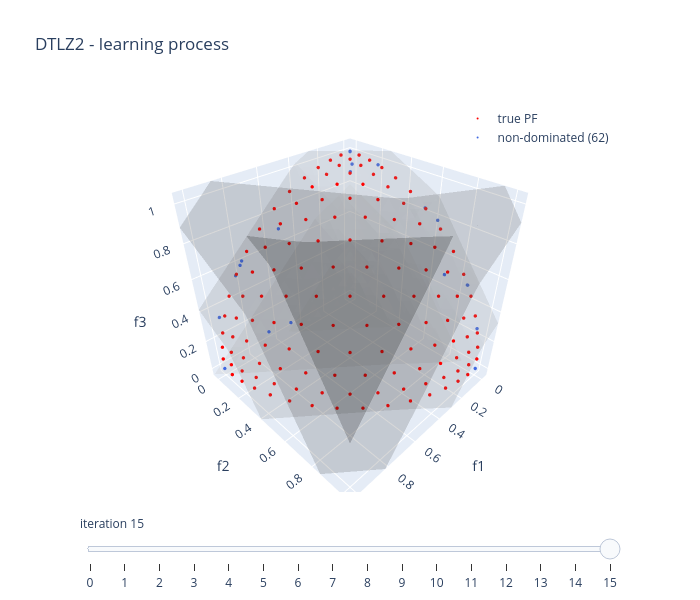

This figure's notebook cell:
### Code cell
choquet_model.visualise("learning", plot_scalarisation = True, show = False)

### Figure 1 — Plotly figure (JSON) as saved in the notebook; plotly's stock layout.template omitted (floating-point values rounded to 4 significant figures; data arrays with more than 128 entries replaced by an {"elided": "..."} marker saying what was removed)
{"data": [{"marker": {"color": "red", "size": 2}, "mode": "markers", "name": "true PF", "type": "scatter3d", "x": {"elided": "136 float values"}, "y": {"elided": "136 float values"}, "z": {"elided": "136 float values"}}, {"marker": {"color": "royalblue", "size": 2}, "mode": "markers", "name": "non-dominated (62)", "type": "scatter3d", "x": [4.991e-17, 4.991e-17, 0.006177, 0.006177, 0.006177, 0.1252, 0.1252, 0.1252, 0.00184, 0.00184, 0.00184, 5.296e-17, 5.296e-17, 5.9e-17, 5.9e-17, 1.0, 3.441e-17, 3.441e-17, 3.441e-17, 3.441e-17, 0.8077, 0.8077, 0.8077, 0.8756, 0.8756, 0.8756, 6.123e-17, 3.892e-17, 3.892e-17, 3.37e-17, 3.37e-17, 2.701e-17, 2.701e-17, 0.6182, 0.6182, 0.6182, 0.7899, 0.7899, 0.8027, 0.8027, 0.8372, 0.8372, 0.9713, 0.9713, 3.147e-17, 3.147e-17, 6.123e-17, 0.1667, 0.1667, 0.1667, 0.108, 0.108, 0.108, 3.385e-17, 3.385e-17, 3.462e-17, 3.462e-17, 3.467e-17, 3.467e-17, 3.749e-33, 9.618e-25, 9.618e-25], "y": [3.547e-17, 3.547e-17, 0.2199, 0.2199, 0.2199, 0.7956, 0.7956, 0.7956, 0.8642, 0.8642, 0.8642, 0.865, 0.865, 0.9636, 0.9636, 0.0, 5.065e-17, 5.065e-17, 5.065e-17, 5.065e-17, 0.4026, 0.4026, 0.4026, 0.306, 0.306, 0.306, 0.0, 0.6355, 0.6355, 0.5504, 0.5504, 5.496e-17, 5.496e-17, 0.1082, 0.1082, 0.1082, 0.0, 0.0, 0.0, 0.0, 0.0, 0.0, 0.0, 0.0, 5.252e-17, 5.252e-17, 1.0, 0.1687, 0.1687, 0.1687, 0.1235, 0.1235, 0.1235, 5.118e-17, 5.118e-17, 5.051e-17, 5.051e-17, 5.047e-17, 5.047e-17, 6.123e-17, 1.571e-08, 6.123e-17], "z": [1.0, 1.0, 0.9814, 0.9814, 0.9814, 0.5933, 0.5933, 0.5933, 0.5039, 0.5039, 0.5039, 0.5026, 0.5026, 0.2683, 0.2683, 0.0, 1.0, 1.0, 1.0, 1.0, 0.4483, 0.4483, 0.4483, 0.3742, 0.3742, 0.3742, 1.0, 0.7941, 0.7941, 0.835, 0.835, 1.0, 1.0, 0.7787, 0.7787, 0.7787, 0.6172, 0.6172, 0.5964, 0.5964, 0.5487, 0.5487, 0.3487, 0.3487, 1.0, 1.0, 0.0, 0.9715, 0.9715, 0.9715, 0.9866, 0.9866, 0.9866, 1.002, 1.002, 1.0, 1.0, 1.0, 1.0, 1.0, 1.0, 1.0]}, {"caps": {"x": {"show": false}, "y": {"show": false}, "z": {"show": false}}, "colorscale": [[0, "rgb(255,255,255)"], [0.125, "rgb(240,240,240)"], [0.25, "rgb(217,217,217)"], [0.375, "rgb(189,189,189)"], [0.5, "rgb(150,150,150)"], [0.625, "rgb(115,115,115)"], [0.75, "rgb(82,82,82)"], [0.875, "rgb(37,37,37)"], [1, "rgb(0,0,0)"]], "isomax": 1.684, "isomin": 0.2706, "opacity": 0.2, "showlegend": false, "showscale": false, "surface": {"count": 5}, "type": "isosurface", "value": {"elided": "8000 float values"}, "x": {"elided": "8000 float values"}, "y": {"elided": "8000 float values"}, "z": {"elided": "8000 float values"}}], "layout": {"height": 600, "legend": {"bgcolor": "rgba(255,255,255,0.7)", "x": 0.99, "xanchor": "right", "y": 0.99, "yanchor": "top"}, "scene": {"xaxis": {"range": [-0.05, 1.05], "title": {"text": "f1"}}, "yaxis": {"range": [-0.05, 1.05], "title": {"text": "f2"}}, "zaxis": {"range": [-0.0501, 1.052], "title": {"text": "f3"}}}, "showlegend": true, "sliders": [{"active": 15, "currentvalue": {"prefix": "iteration "}, "steps": [{"args": [["0"], {"frame": {"redraw": true}, "mode": "immediate"}], "label": "0", "method": "animate"}, {"args": [["1"], {"frame": {"redraw": true}, "mode": "immediate"}], "label": "1", "method": "animate"}, {"args": [["2"], {"frame": {"redraw": true}, "mode": "immediate"}], "label": "2", "method": "animate"}, {"args": [["3"], {"frame": {"redraw": true}, "mode": "immediate"}], "label": "3", "method": "animate"}, {"args": [["4"], {"frame": {"redraw": true}, "mode": "immediate"}], "label": "4", "method": "animate"}, {"args": [["5"], {"frame": {"redraw": true}, "mode": "immediate"}], "label": "5", "method": "animate"}, {"args": [["6"], {"frame": {"redraw": true}, "mode": "immediate"}], "label": "6", "method": "animate"}, {"args": [["7"], {"frame": {"redraw": true}, "mode": "immediate"}], "label": "7", "method": "animate"}, {"args": [["8"], {"frame": {"redraw": true}, "mode": "immediate"}], "label": "8", "method": "animate"}, {"args": [["9"], {"frame": {"redraw": true}, "mode": "immediate"}], "label": "9", "method": "animate"}, {"args": [["10"], {"frame": {"redraw": true}, "mode": "immediate"}], "label": "10", "method": "animate"}, {"args": [["11"], {"frame": {"redraw": true}, "mode": "immediate"}], "label": "11", "method": "animate"}, {"args": [["12"], {"frame": {"redraw": true}, "mode": "immediate"}], "label": "12", "method": "animate"}, {"args": [["13"], {"frame": {"redraw": true}, "mode": "immediate"}], "label": "13", "method": "animate"}, {"args": [["14"], {"frame": {"redraw": true}, "mode": "immediate"}], "label": "14", "method": "animate"}, {"args": [["15"], {"frame": {"redraw": true}, "mode": "immediate"}], "label": "15", "method": "animate"}]}], "title": {"text": "DTLZ2 - learning process"}, "width": 700}}
